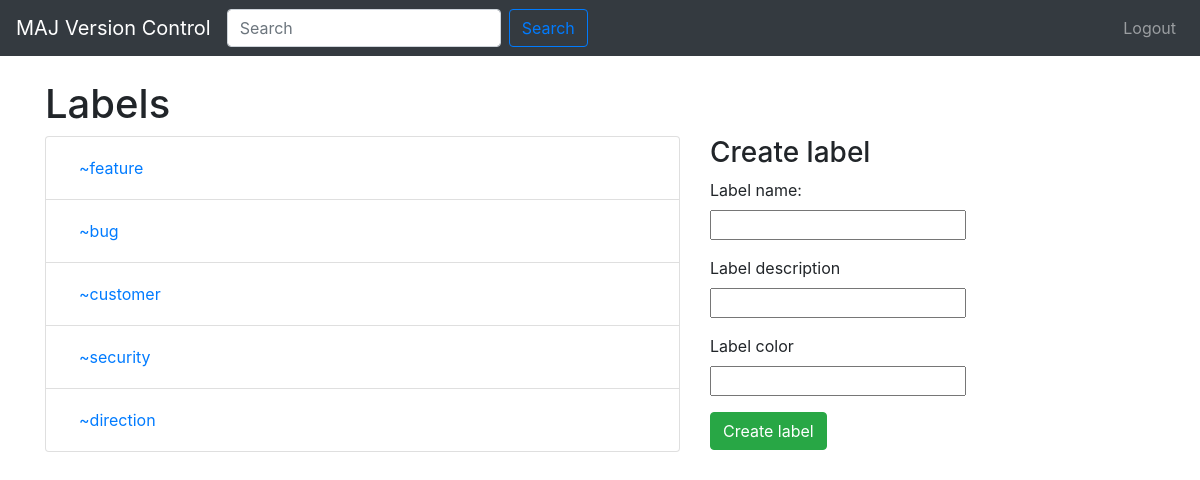
/uks/labels, run on the app's committed database.
### uks/models.py (models this page shows, shortened)
class Label(models.Model):
    name = models.CharField(max_length=100)
    description = models.CharField(max_length=1000)
    color = models.CharField(max_length=7)

### uks/views.py (the view)
def label_list(request):
    labels = Label.objects.all()
    template = loader.get_template('uks/label_list.html')
    context = {
        'labels': labels,
    }
    return HttpResponse(template.render(context, request))

### uks/templates/uks/label_list.html (shortened to what this page needs)
{% extends 'uks/base.html' %}
{% block content %}
<h1> Labels</h1>
<div class="row">
    <div class="col-7">
        {% if labels %}
            <ul class="list-group">
            {% for label in labels %}
                <li class="list-group-item" >
                    <a class="btn btn-link" href="/vsc/labels/{{ label.id }}">{{ label.name }}</a>
                </li>
            {% endfor %}
            </ul>
        {% else %}
            <p>No labels are available.</p>
        {% endif %}
    </div>
    <div class="col">
        <h3>Create label</h3>
        <form action="{% url 'uks:label_create' %}" method="post">
            <div class="form-group">
                <label>Label name:</label><br />
                <input type="textarea" name="label_name" value="" />
            </div>
            <div class="form-group">
                <label>Label description</label><br />
                <input type="textarea" name="label_description" value="" />
            </div>
            <div class="form-group">
                <label>Label color</label><br />
                <input type="textarea" name="label_color" value="" />
            </div>
            <input type="submit" class="btn btn-success" value="Create label"/>
        </form>
    </div>
</div>
{% endblock %}

### data on the page
Label: name "~feature"
Label: name "~bug"
Label: name "~customer"
Label: name "~security"
Label: name "~direction"
